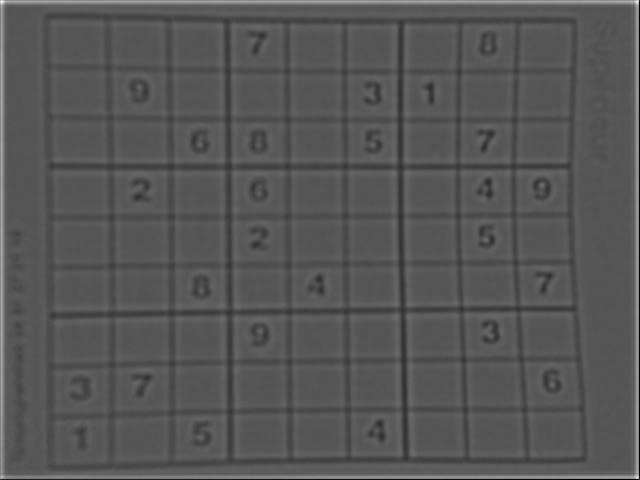
#> input picture Sudoku/10_6images/test/test0_10_4.jpg, 640 x 480 px; the run also reads 1 picture not shown here
$ python format.py
#> lines starting #> are read from the running program, lines starting #| are printed output that depends on the picture; after the words box and inside, x2 and y2 are one past the last pixel; in counts of white or black regions, pixels touching at a corner belong together
from PIL import Image
import numpy as np
import io

def generateGaussianKernel(sigma, size):
    xDistance = np.array((2*size+1)*[[i for i in range(-size, size+1)]])
    distance = -0.5 * (xDistance**2 + xDistance.T**2)
    kernel = np.exp(distance/sigma**2)
    return kernel/kernel.sum()

class sudokuImage():

    def __init__(self, imageData):
        #Inherit Module by delegated wrapper
        self._img = Image.open(io.BytesIO(imageData)).convert('L')

        #Initialise properties
        self.pixlesHeight = self.height
        self.pixlesWidth = self.width

        self.pixles = np.array([[self.getpixel((w, h)) for w in range(self.pixlesWidth)] for h in range(self.pixlesHeight)])
        self.values = np.empty((9,9))
        self.confidence = np.empty((9,9))

        #Initialise kernels
        self.gaussianKernel = generateGaussianKernel(1, 5)#np.array([[2,4,5,4,2],[4,9,12,9,4],[5,12,15,12,5],[4,9,12,9,4],[2,4,5,4,2]])/159#
        self.xKernel = np.array([[1, 0, -1],
                                 [2, 0, -2],
                                 [1, 0, -1]])
        self.yKernel = np.array([[1, 2, 1],
                                 [0, 0, 0],
                                 [-1, -2, -1]])

    #Inherit Module by delegated wrapper
    def __getattr__(self,key):
        return getattr(self._img,key)

    def transform(self, size, method, data):
        self._img = self._img.transform(size, method, data)

    # [14 lines left out: functions getValues, updatePixles, not called in this run]

    def savePixles(self):
        self._img = Image.fromarray(np.uint8(self.pixles))

    # [254 lines left out: functions recognise, removeNonNumbers, removeAllButlargest, convolve, adaptiveThreshold, findCorners and 4 more, not called in this run]

    #Test Saves
    def doSave(self, fileName, pixles=''):
        if pixles == '':
            imageFromPixles = Image.fromarray(np.uint8(self.pixles))
        else:
            imageFromPixles = Image.fromarray(np.uint8(pixles))#.convert('RGB')
        imageFromPixles.save(fileName)

    # [79 lines left out: functions saveArray, canny, suppress, sTheta, not called in this run]

for n in range(6):
    for size in range(22):
        for sigma in range(10):
            try:
                with open('test' + str(n) + '_' + str(size) + '_' + str(sigma) + '.jpg', 'rb') as f:
                    testData = f.read()
            except:
                print(n, size, sigma)
                continue

            sudoku = sudokuImage(testData)
            sudoku.pixles[sudoku.pixles < 9.44*sudoku.pixles.mean()**0.48] = 255
            sudoku.pixles[sudoku.pixles != 255] = 0
            sudoku.doSave('result' + str(n) + '_' + str(size) + '_' + str(sigma) + '.jpg')
#> this loop made 6 passes
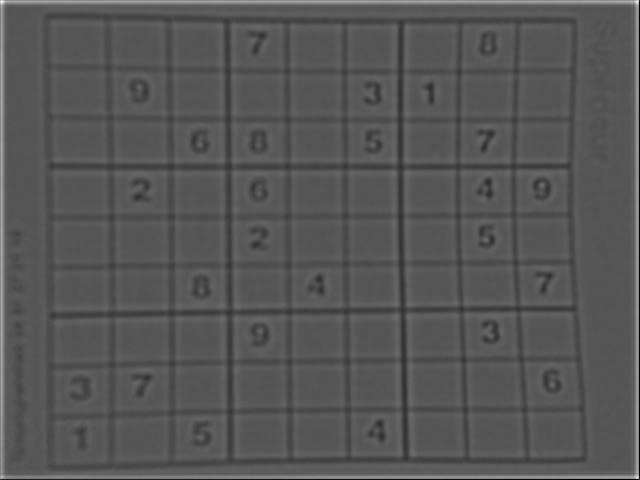
#> input picture Sudoku/10_6images/test/test0_10_4.jpg, 640 x 480 px
#> pass 1, in doSave, `imageFromPixles = Image.fromarray(np.uint8(self.pixles))`:
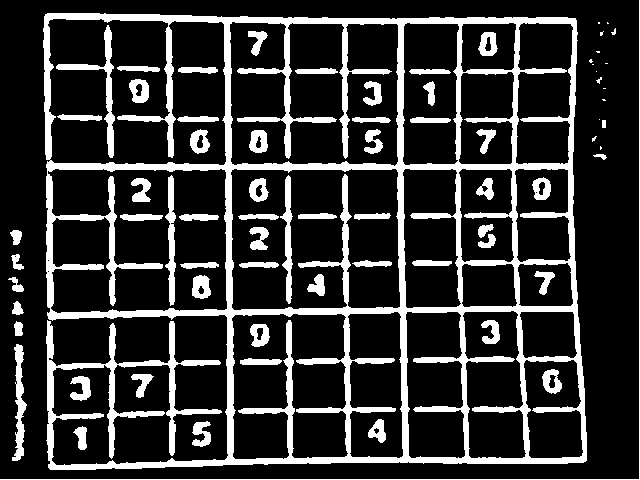
#> imageFromPixles: PIL image 640x480 L; 19.5% white; 73 white regions (15 under 20 px), largest, box (x1, y1, x2, y2) and area: (43, 13, 587, 470) 43793, (0, 0, 640, 480) 1119, (56, 25, 115, 158) 1070
#> pass 1, in __init__ (call 2), `self.pixles = np.array([[self.getpixel((w, h)) for w in range(self.pix..`:
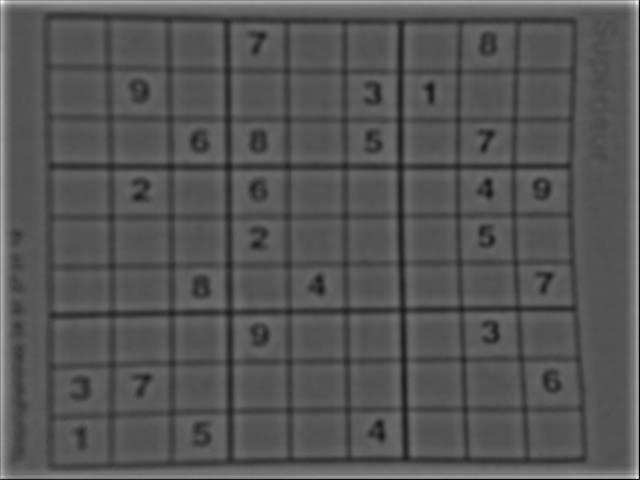
#> self.pixles: shape (480, 640) int64; min 0, max 250, mean 85.8
#> pass 1, in doSave (call 2), `imageFromPixles = Image.fromarray(np.uint8(self.pixles))`:
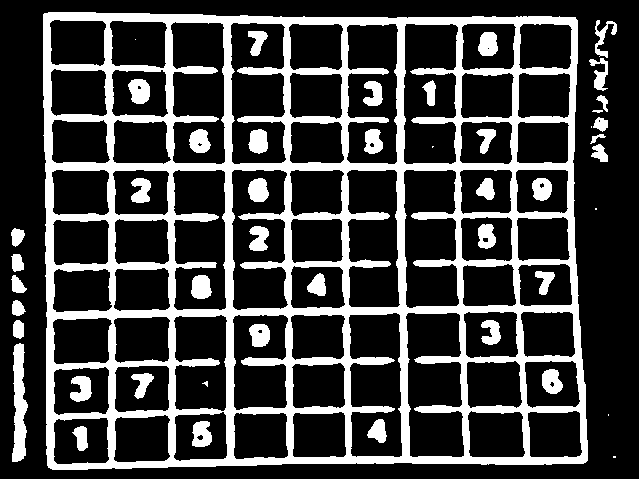
#> imageFromPixles: PIL image 640x480 L; 25% white; 48 white regions (7 under 20 px), largest, box (x1, y1, x2, y2) and area: (43, 12, 588, 470) 63421, (12, 343, 28, 462) 1260, (0, 0, 640, 480) 1119
